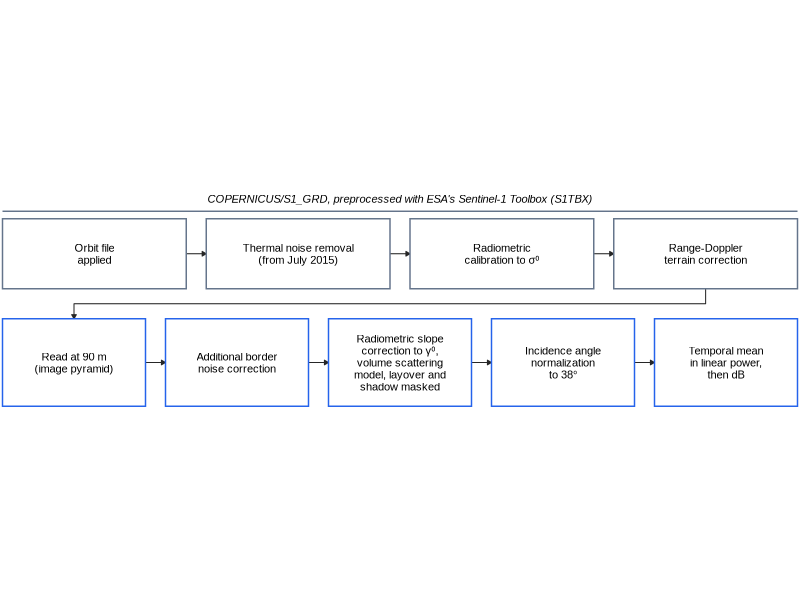

Generate this figure with R:
## ---- chunk 1
#| label: supp-setup
#| echo: true
#| output: false
# The Forestry supplement of manuscript-forestry-new-2026-11-13.qmd; supplementary.qmd stays the supplement of the Journal of Applied Remote Sensing version.
library(ggplot2)
knitr::opts_knit$set(root.dir = here::here())  # paths from the repository root, as in the manuscript
## ---- chunk 2
#| label: fig-processing
#| echo: true
#| fig-cap: "Processing chain of each Sentinel-1 GRD scene, in the order applied, from the orbit file to the temporal mean backscatter."
#| fig-width: 6.299
#| fig-height: 1.870
#| dev: ragg_png
# Row 1 is the preprocessing of every COPERNICUS/S1_GRD scene with ESA's Sentinel-1 Toolbox (Vollrath et al. 2020, p. 3); row 2 is the
# processing of the manuscript's code in the order it was computed, the 90 m read first because the statewide chunk requests every step at
# 90 m. Terms checked against the literature in 05.tasks/session-4/flowchart-terms-sar.md.
who <- "COPERNICUS/S1_GRD, preprocessed with ESA's Sentinel-1 Toolbox (S1TBX)"  # labels row 1 only
st <- tibble::tibble(
  lab = c("Orbit file\napplied", "Thermal noise removal\n(from July 2015)", "Radiometric\ncalibration to σ⁰", "Range-Doppler\nterrain correction",
    "Read at 90 m\n(image pyramid)", "Additional border\nnoise correction", "Radiometric slope\ncorrection to γ⁰,\nvolume scattering\nmodel, layover and\nshadow masked",
    "Incidence angle\nnormalization\nto 38°", "Temporal mean\nin linear power,\nthen dB"),
  row = rep(1:2, c(4, 5))) |>
  dplyr::mutate(k = dplyr::row_number(), n = dplyr::n(), .by = row) |>
  dplyr::mutate(w = (15.9 - (n - 1) * 0.4) / n, x0 = 0.05 + (k - 1) * (w + 0.4), x1 = x0 + w, y0 = ifelse(row == 1, 2.95, 0.6), y1 = ifelse(row == 1, 4.35, 2.35),
    line = ifelse(row == 2, "#2563EB", "#64748B"))  # the blue of the radar and the slate of the benchmarks in Figure 2
gr <- dplyr::summarise(dplyr::filter(st, row == 1), x0 = min(x0), x1 = max(x1))  # the span of the toolbox steps
step <- dplyr::filter(st, k < n)  # the arrows inside each row
turn <- data.frame(x = c((st$x0[4] + st$x1[4]) / 2, (st$x0[4] + st$x1[4]) / 2, (st$x0[5] + st$x1[5]) / 2, (st$x0[5] + st$x1[5]) / 2), y = c(2.95, 2.65, 2.65, 2.35))  # row 1 into row 2
f <- 8 / .pt
ggplot() +
  geom_segment(data = step, aes(x = x1, xend = x1 + 0.4, y = (y0 + y1) / 2, yend = (y0 + y1) / 2), linewidth = 0.35, colour = "grey15", arrow = arrow(length = unit(1.2, "mm"), type = "closed")) +
  geom_path(data = turn, aes(x, y), linewidth = 0.35, colour = "grey15", arrow = arrow(length = unit(1.2, "mm"), type = "closed")) +
  geom_rect(data = st, aes(xmin = x0, xmax = x1, ymin = y0, ymax = y1, colour = I(line)), fill = "white", linewidth = 0.5) +
  geom_text(data = st, aes((x0 + x1) / 2, (y0 + y1) / 2, label = lab), size = f, lineheight = 0.9, family = "Arial") +
  annotate("segment", x = gr$x0, xend = gr$x1, y = 4.5, yend = 4.5, linewidth = 0.5, colour = "#64748B") +
  annotate("text", x = (gr$x0 + gr$x1) / 2, y = 4.75, label = who, size = f, fontface = "italic", family = "Arial") +
  coord_fixed(xlim = c(0, 16), ylim = c(0.35, 5.1), expand = FALSE) + theme_void(base_family = "Arial")
## ---- chunk 3
#| label: tbl-coverage
#| echo: true
#| tbl-cap: "Survey coverage and scores of the four survey regions. The Copper River basin was set apart from the test of the second hypothesis, because the survey flew over its cells in one or two of the nine years from 2016 to 2024. Years flown is the median count over the sampled cells of each class. AUC is the area under the curve for ranking dead above living, with Sentinel-2 red scored on the cells with a clear day."
# Read from the tables the manuscript's chunks save, so the supplement renders after the manuscript.
ra <- as.matrix(read.csv("03.outputs/statewide_regions.csv", row.names = 1)); sc <- as.matrix(read.csv("03.outputs/survey_coverage.csv", row.names = 1))
op <- as.matrix(read.csv("03.outputs/optical_regions.csv", row.names = 1)); nd <- as.matrix(read.csv("03.outputs/nidrm_comparison.csv", row.names = 1))
rg <- c(kenai = "Kenai Peninsula", matsu = "Matanuska-Susitna Borough", interior = "Interior", copper = "Copper River basin, set apart")
tb <- data.frame(Region = unname(rg), Dead = format(ra["dead", names(rg)], big.mark = "\u2009"), Living = format(ra["living", names(rg)], big.mark = "\u2009"),
  `Years flown, dead` = sprintf("%g", sc["years_flown_attacked", names(rg)]), `Years flown, living` = sprintf("%g", sc["years_flown_unattacked", names(rg)]),
  `AUC, VV` = sprintf("%.2f", ra["AUC_VV", names(rg)]), `AUC, red` = sprintf("%.2f", op["AUC_red", names(rg)]), `AUC, hazard map` = sprintf("%.2f", nd["AUC_loss", names(rg)]),
  check.names = FALSE)
ft <- flextable::flextable(tb) |> flextable::fontsize(size = 11, part = "all") |> flextable::align(align = "center", part = "header") |>
  flextable::align(j = 2:8, align = "right", part = "body") |> flextable::padding(padding.top = 1, padding.bottom = 1, part = "all")
flextable::set_table_properties(ft, layout = "autofit", width = 1)
